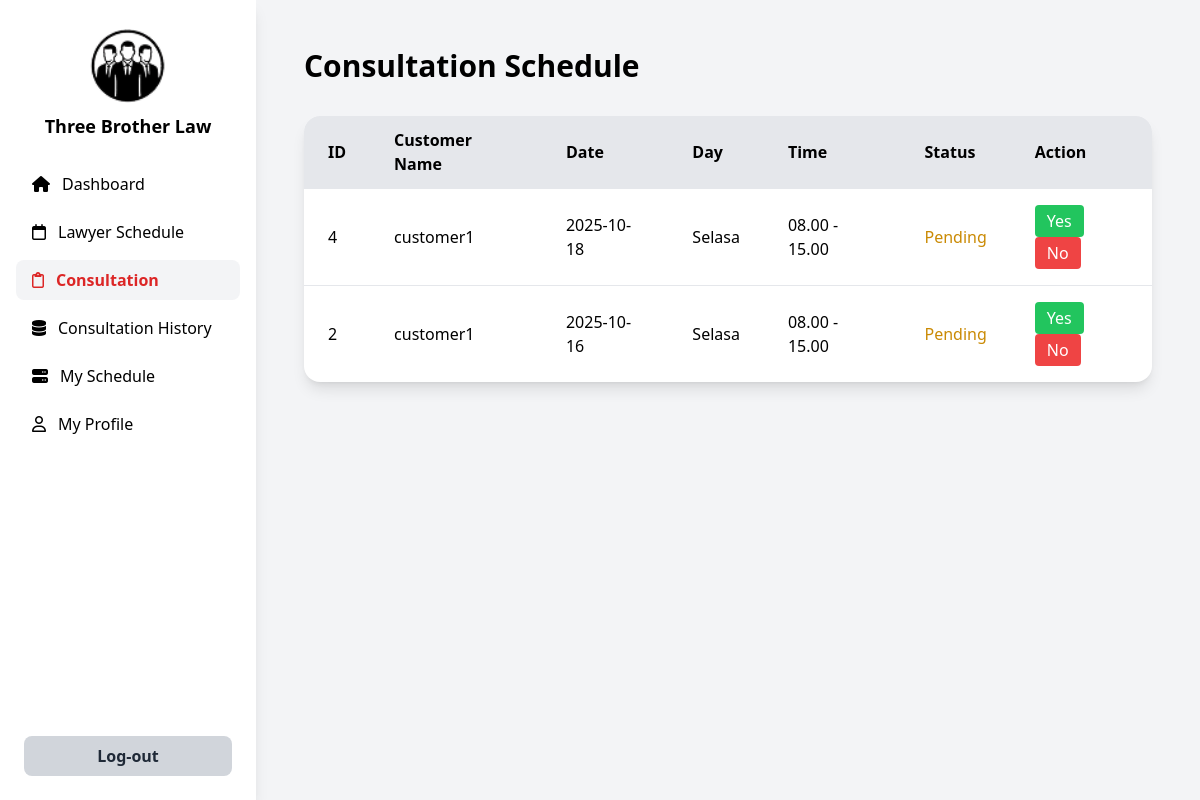
/pengacara/consultation/consultation.php (signed in), run on the app's committed database.
### tables this page shows
CREATE TABLE `consultation_schedule` (
  `id` int NOT NULL,
  `customer_name` varchar(100) NOT NULL,
  `profession` varchar(100) NOT NULL,
  `lawyer_name` varchar(100) NOT NULL,
  `consultation_date` date NOT NULL,
  `day` varchar(20) NOT NULL,
  `time` varchar(20) NOT NULL,
  `status` enum('Pending','Accepted','Rejected') DEFAULT 'Pending',
  `created_at` timestamp NULL DEFAULT CURRENT_TIMESTAMP
);

### pengacara/consultation/consultation.php (the view, shortened to what this page needs)
<?php
require_once '../../config.php';
$stmt = $pdo->prepare("
    SELECT id, customer_name, consultation_date, day, time, status
    FROM consultation_schedule
    WHERE lawyer_name = :lawyer_name
    ORDER BY id DESC
");
$stmt->execute(['lawyer_name' => $_SESSION['username']]);
$consultations = $stmt->fetchAll(PDO::FETCH_ASSOC);
?>
<!DOCTYPE html>
<html lang="en">
<head>
  <script src="https://cdn.tailwindcss.com"></script>
  <link rel="stylesheet" href="https://cdnjs.cloudflare.com/ajax/libs/font-awesome/6.4.0/css/all.min.css">
</head>
<body class="bg-gray-100 font-sans">
  <div class="flex min-h-screen">
    <aside class="w-64 bg-white shadow-lg flex flex-col justify-between">
      <div>
        <div class="p-6 text-center">
          <img src="../../assets/img/logo.png" alt="Logo" class="w-20 mx-auto mb-2">
          <h2 class="text-lg font-bold">Three Brother Law</h2>
        </div>
        <nav class="px-4 space-y-2">
          <a href="../lawyer-dashboard.php" class="flex items-center space-x-3 px-4 py-2 rounded-lg hover:bg-gray-100">
            <i class="fa-solid fa-house"></i>
            <span>Dashboard</span>
          </a>
          <a href="../lawyer-schadule/lawyer-schedule.php" class="flex items-center space-x-3 px-4 py-2 rounded-lg hover:bg-gray-100">
            <i class="fa-regular fa-calendar"></i>
            <span>Lawyer Schedule</span>
          </a>
          <a href="./consultation.php" class="flex items-center space-x-3 px-4 py-2 rounded-lg bg-gray-100 text-red-600 font-semibold">
            <i class="fa-regular fa-clipboard"></i>
            <span>Consultation</span>
          </a>
          <a href="../consultation-history/consultation-history.php" class="flex items-center space-x-3 px-4 py-2 rounded-lg hover:bg-gray-100">
            <i class="fa-solid fa-database"></i>
            <span>Consultation History</span>
          </a>
          <a href="../my-schadule/my-schedule.php" class="flex items-center space-x-3 px-4 py-2 rounded-lg hover:bg-gray-100">
            <i class="fa-solid fa-server"></i>
            <span>My Schedule</span>
          </a>
          <a href="../my-profile/my-profile.php" class="flex items-center space-x-3 px-4 py-2 rounded-lg hover:bg-gray-100">
            <i class="fa-regular fa-user"></i>
            <span>My Profile</span>
          </a>
        </nav>
      </div>
      <div class="p-6">
        <button onclick="window.location.href='../../logout.php'"
          class="w-full py-2 bg-gray-300 text-gray-800 rounded-lg hover:bg-gray-400 font-semibold">
          Log-out
        </button>
      </div>
    </aside>
    <main class="flex-1 p-12">
      <h1 class="text-3xl font-bold mb-8">Consultation Schedule</h1>
      <div class="bg-white shadow-lg rounded-2xl overflow-hidden">
        <table class="w-full text-left border-collapse">
          <thead class="bg-gray-200">
            <tr>
              <th class="px-6 py-3 font-semibold">ID</th>
              <th class="px-6 py-3 font-semibold">Customer Name</th>
              <th class="px-6 py-3 font-semibold">Date</th>
              <th class="px-6 py-3 font-semibold">Day</th>
              <th class="px-6 py-3 font-semibold">Time</th>
              <th class="px-6 py-3 font-semibold">Status</th>
              <th class="px-6 py-3 font-semibold">Action</th>
            </tr>
          </thead>
          <tbody>
            <?php if (count($consultations) > 0): ?>
              <?php foreach ($consultations as $row): ?>
                <tr class="border-t hover:bg-gray-50">
                  <td class="px-6 py-4"><?= htmlspecialchars($row['id']) ?></td>
                  <td class="px-6 py-4"><?= htmlspecialchars($row['customer_name']) ?></td>
                  <td class="px-6 py-4"><?= htmlspecialchars($row['consultation_date']) ?></td>
                  <td class="px-6 py-4"><?= htmlspecialchars($row['day']) ?></td>
                  <td class="px-6 py-4"><?= htmlspecialchars($row['time']) ?></td>
                  <td class="px-6 py-4">
                    <span class="<?= $row['status'] == 'Accepted' ? 'text-green-600' : ($row['status'] == 'Rejected' ? 'text-red-600' : 'text-yellow-600') ?>">
                      <?= htmlspecialchars($row['status']) ?>
                    </span>
                  </td>
                  <td class="px-6 py-4 flex space-x-2">
                    <form method="POST" action="update-status.php">
                      <button name="action" value="accept" class="bg-green-500 text-white px-3 py-1 rounded hover:bg-green-600">Yes</button>
                      <button name="action" value="reject" class="bg-red-500 text-white px-3 py-1 rounded hover:bg-red-600">No</button>
                    </form>
                  </td>
                </tr>
              <?php endforeach; ?>
            <?php else: ?>
                <tr>
                  <td colspan="7" class="text-center py-4 text-gray-500">No consultation schedule yet.</td>
                </tr>
            <?php endif; ?>
          </tbody>
        </table>
      </div>
    </main>
  </div>
</body>
</html>

### data on the page
consultation_schedule: id "4", customer_name "customer1", consultation_date "2025-10-18", day "Selasa", time "08.00 - 15.00", status "Pending"
consultation_schedule: id "2", customer_name "customer1", consultation_date "2025-10-16", day "Selasa", time "08.00 - 15.00", status "Pending"
